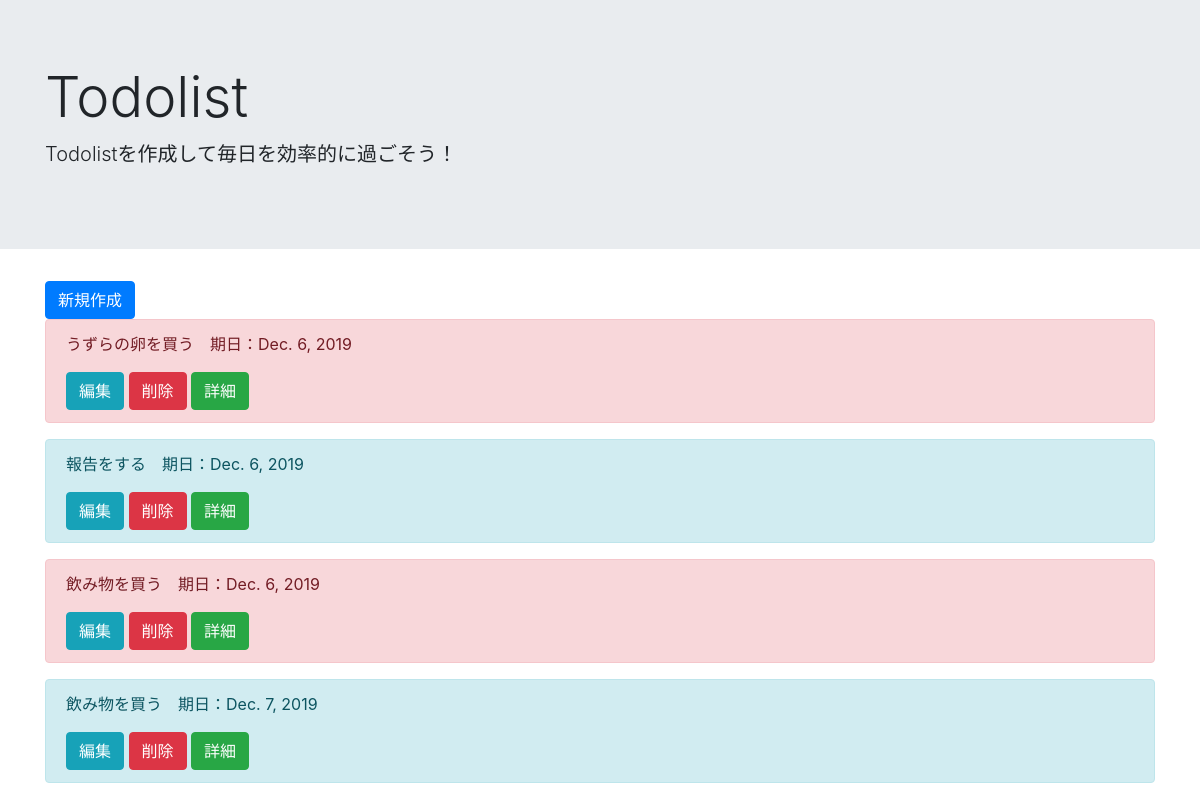
The page /list/ on the database as committed earlier.
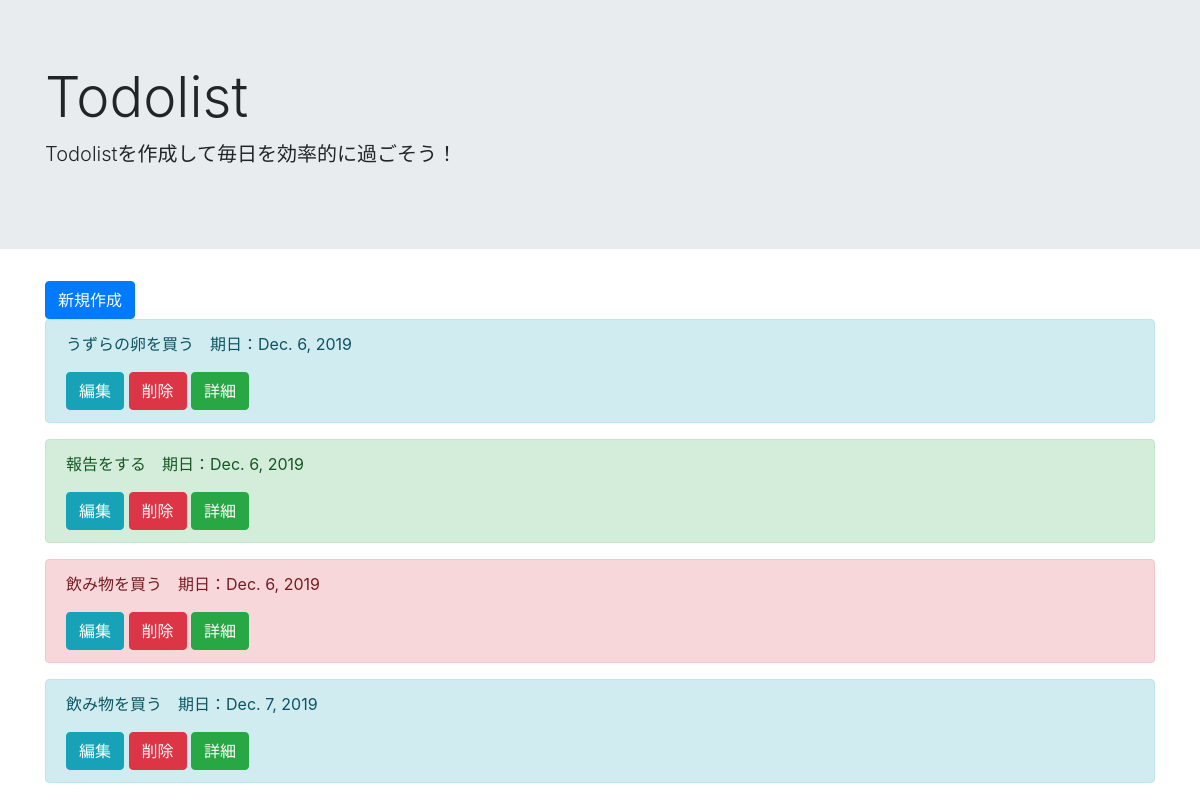
The same page on the database as committed later.
### todo/models.py (models this page shows, shortened)
class TodoModel(models.Model):
    title = models.CharField(max_length = 100)
    memo = models.TextField()
    priority = models.CharField(
        max_length = 50,
        choices = PRIORITY
    )
    duedate = models.DateField()

### todo/views.py (the view)
# urls.py: path('list/', TodoList.as_view(), name = 'list'),
class TodoList(ListView):
    template_name = 'list.html'
    model = TodoModel

### templates/list.html
{% extends 'base.html' %}
{% block header %}
  <div class="jumbotron jumbotron-fluid">
    <div class="container">
      <h1 class="display-4">Todolist</h1>
      <p class="lead">Todolistを作成して毎日を効率的に過ごそう！</p>
    </div>
  </div>
{% endblock header %}
{% block content %}
<div class='container'>
  <a href="{% url 'create' %}" class="btn btn-primary" tabindex="-1" role="button" aria-disabled="true">新規作成</a>
      {% for item in object_list %}
        <div class="alert alert-{{ item.priority }}" role="alert">
          <p>{{ item.title }}　期日：{{ item.duedate }}</p>
          <a href="{% url 'update' item.pk %}" class="btn btn-info" tabindex="-1" role="button" aria-disabled="true">編集</a>
          <a href="{% url 'delete' item.pk %}" class="btn btn-danger" tabindex="-1" role="button" aria-disabled="true">削除</a>
          <a href="{% url 'detail' item.pk %}" class="btn btn-success" tabindex="-1" role="button" aria-disabled="true">詳細</a>
        </div>
      {% endfor %}
</div>
{% endblock content %}

Rows that differ between the two databases and show on the page:
changed TodoModel "うずらの卵を買う": priority "danger" → "info" (drawn)
changed TodoModel "報告をする": priority "info" → "success" (drawn)
